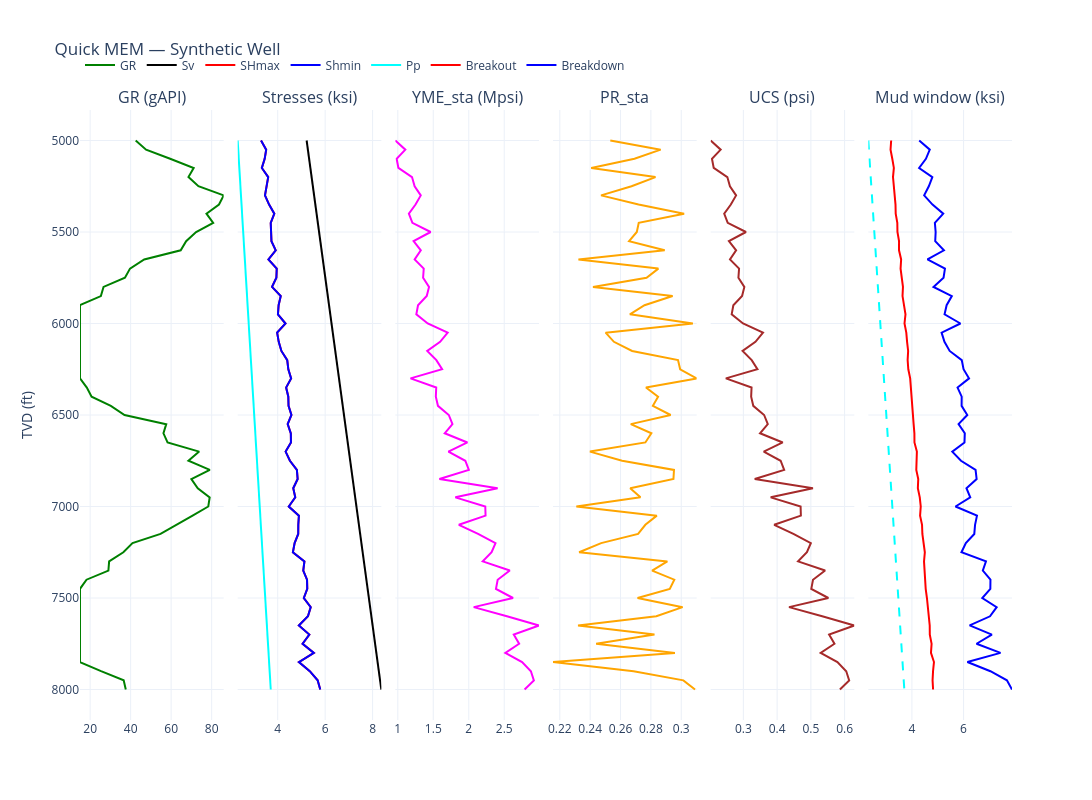

Notebook code for this chart:
### Markdown cell above
## Summary plot — key MEM curves

### Code cell
# Interactive 6-track composite log (hover, zoom, pan; depth increases downward)
fig = make_subplots(
    rows=1, cols=6, shared_yaxes=True, horizontal_spacing=0.015,
    subplot_titles=("GR (gAPI)", "Stresses (ksi)", "YME_sta (Mpsi)",
                    "PR_sta", "UCS (psi)", "Mud window (ksi)"),
)

# Track 1 - Gamma Ray
fig.add_trace(go.Scatter(x=df["GR"], y=df["TVD"], mode="lines",
                         line=dict(color="green"), name="GR"), row=1, col=1)

# Track 2 - stress profiles
for col, color, name in [("SV", "black", "Sv"), ("SHMAX", "red", "SHmax"),
                         ("SHMIN", "blue", "Shmin"), ("PP", "cyan", "Pp")]:
    fig.add_trace(go.Scatter(x=df[col] / 1000, y=df["TVD"], mode="lines",
                             line=dict(color=color), name=name), row=1, col=2)

# Track 3 - static Young's modulus
fig.add_trace(go.Scatter(x=df["YME_STA_Mpsi"], y=df["TVD"], mode="lines",
                         line=dict(color="magenta"), name="YME_sta",
                         showlegend=False), row=1, col=3)

# Track 4 - static Poisson's ratio
fig.add_trace(go.Scatter(x=df["PR_STA"], y=df["TVD"], mode="lines",
                         line=dict(color="orange"), name="PR_sta",
                         showlegend=False), row=1, col=4)

# Track 5 - UCS (psi; note the geomechpy Plumb correlation returns small values)
fig.add_trace(go.Scatter(x=df["UCS"], y=df["TVD"], mode="lines",
                         line=dict(color="brown"), name="UCS",
                         showlegend=False), row=1, col=5)

# Track 6 - mud window
for col, color, dash, name, show in [
    ("PW_BREAKOUT", "red", None, "Breakout", True),
    ("PW_BREAKDOWN", "blue", None, "Breakdown", True),
    ("PP", "cyan", "dash", "Pp", False),
]:
    fig.add_trace(go.Scatter(x=df[col] / 1000, y=df["TVD"], mode="lines",
                             line=dict(color=color, dash=dash), name=name,
                             showlegend=show), row=1, col=6)

fig.update_yaxes(autorange="reversed", title_text="TVD (ft)", row=1, col=1)
fig.update_layout(
    height=800, width=1150, template="plotly_white",
    title="Quick MEM — Synthetic Well",
    legend=dict(orientation="h", yanchor="bottom", y=1.05, xanchor="left", x=0),
    margin=dict(t=110),
)
fig.show()
